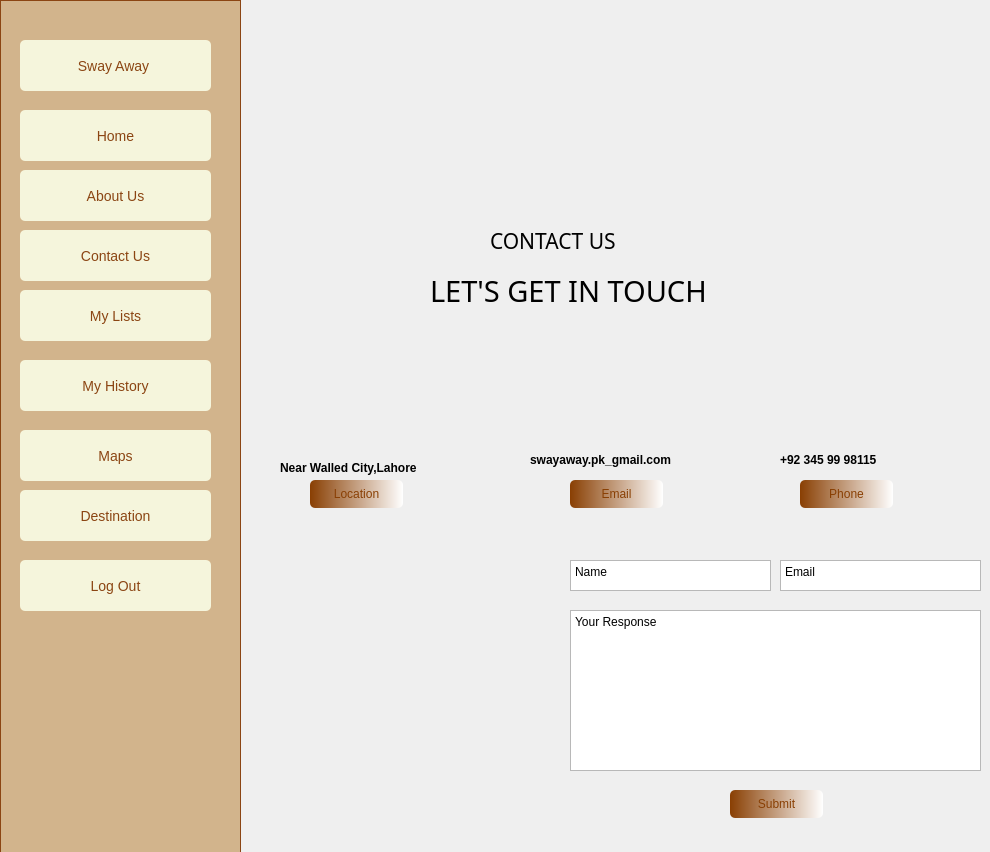
<?xml version="1.0" encoding="UTF-8"?>
<ui version="4.0">
 <class>Form</class>
 <widget class="QWidget" name="Form">
  <property name="geometry">
   <rect>
    <x>0</x>
    <y>0</y>
    <width>990</width>
    <height>852</height>
   </rect>
  </property>
  <property name="windowTitle">
   <string>Form</string>
  </property>
  <widget class="QLabel" name="label">
   <property name="geometry">
    <rect>
     <x>-10</x>
     <y>0</y>
     <width>1011</width>
     <height>221</height>
    </rect>
   </property>
   <property name="styleSheet">
    <string notr="true">background-image: url(:/ok/Screenshot_1.png);</string>
   </property>
   <property name="text">
    <string/>
   </property>
  </widget>
  <widget class="QLabel" name="label_2">
   <property name="geometry">
    <rect>
     <x>-10</x>
     <y>220</y>
     <width>1021</width>
     <height>641</height>
    </rect>
   </property>
   <property name="styleSheet">
    <string notr="true">background-image: url(:/ok/Screenshot_2.png);</string>
   </property>
   <property name="text">
    <string/>
   </property>
  </widget>
  <widget class="QLabel" name="label_3">
   <property name="geometry">
    <rect>
     <x>490</x>
     <y>220</y>
     <width>351</width>
     <height>41</height>
    </rect>
   </property>
   <property name="font">
    <font>
     <family>Colonna MT</family>
     <pointsize>16</pointsize>
    </font>
   </property>
   <property name="text">
    <string>CONTACT US</string>
   </property>
  </widget>
  <widget class="QLabel" name="label_4">
   <property name="geometry">
    <rect>
     <x>430</x>
     <y>270</y>
     <width>491</width>
     <height>41</height>
    </rect>
   </property>
   <property name="font">
    <font>
     <family>Colonna MT</family>
     <pointsize>22</pointsize>
    </font>
   </property>
   <property name="text">
    <string>LET'S GET IN TOUCH</string>
   </property>
  </widget>
  <widget class="QLabel" name="label_5">
   <property name="geometry">
    <rect>
     <x>280</x>
     <y>330</y>
     <width>151</width>
     <height>121</height>
    </rect>
   </property>
   <property name="styleSheet">
    <string notr="true">background-image: url(:/ok/Screenshot_4.png);</string>
   </property>
   <property name="text">
    <string/>
   </property>
  </widget>
  <widget class="QLabel" name="label_6">
   <property name="geometry">
    <rect>
     <x>540</x>
     <y>330</y>
     <width>151</width>
     <height>121</height>
    </rect>
   </property>
   <property name="styleSheet">
    <string notr="true">background-image: url(:/ok/Screenshot_5.png);</string>
   </property>
   <property name="text">
    <string/>
   </property>
  </widget>
  <widget class="QLabel" name="label_7">
   <property name="geometry">
    <rect>
     <x>780</x>
     <y>330</y>
     <width>131</width>
     <height>121</height>
    </rect>
   </property>
   <property name="styleSheet">
    <string notr="true">background-image: url(:/ok/Screenshot_3.png);</string>
   </property>
   <property name="text">
    <string/>
   </property>
  </widget>
  <widget class="QPushButton" name="pushButton">
   <property name="geometry">
    <rect>
     <x>310</x>
     <y>480</y>
     <width>93</width>
     <height>28</height>
    </rect>
   </property>
   <property name="styleSheet">
    <string notr="true">QPushButton#pushButton{
 background-color: qlineargradient(spread:pad, x1:0, y1:0, x2:1, y2:0, stop:0 rgba(137, 63, 3, 255), stop:1 rgba(255, 255, 255, 255));
 color:rgba(137,63,3,255);
 border-radius:5px;
}
QPushButton#pushButton:hover{
 background-color: qlineargradient(spread:pad, x1:0, y1:0, x2:1, y2:0, stop:0 rgba(150, 63, 45, 255), stop:1 rgba(255, 255, 255, 255));
}
QPushButton#pushButton:pressed{
	padding-left:5px;
	padding-top:5px:
	background-color:rgba(140,120,111,255);
}</string>
   </property>
   <property name="text">
    <string>Location</string>
   </property>
  </widget>
  <widget class="QPushButton" name="pushButton_2">
   <property name="geometry">
    <rect>
     <x>570</x>
     <y>480</y>
     <width>93</width>
     <height>28</height>
    </rect>
   </property>
   <property name="styleSheet">
    <string notr="true">QPushButton#pushButton_2{
 background-color: qlineargradient(spread:pad, x1:0, y1:0, x2:1, y2:0, stop:0 rgba(137, 63, 3, 255), stop:1 rgba(255, 255, 255, 255));
 color:rgba(137,63,3,255);
 border-radius:5px;
}
QPushButton#pushButton_2:hover{
 background-color: qlineargradient(spread:pad, x1:0, y1:0, x2:1, y2:0, stop:0 rgba(150, 63, 45, 255), stop:1 rgba(255, 255, 255, 255));
}
QPushButton#pushButton_2:pressed{
	padding-left:5px;
	padding-top:5px:
	background-color:rgba(140,120,111,255);
}</string>
   </property>
   <property name="text">
    <string>Email</string>
   </property>
  </widget>
  <widget class="QPushButton" name="pushButton_3">
   <property name="geometry">
    <rect>
     <x>800</x>
     <y>480</y>
     <width>93</width>
     <height>28</height>
    </rect>
   </property>
   <property name="styleSheet">
    <string notr="true">QPushButton#pushButton_3{
 background-color: qlineargradient(spread:pad, x1:0, y1:0, x2:1, y2:0, stop:0 rgba(137, 63, 3, 255), stop:1 rgba(255, 255, 255, 255));
 color:rgba(137,63,3,255);
 border-radius:5px;
}
QPushButton#pushButton_3:hover{
 background-color: qlineargradient(spread:pad, x1:0, y1:0, x2:1, y2:0, stop:0 rgba(150, 63, 45, 255), stop:1 rgba(255, 255, 255, 255));
}
QPushButton#pushButton_3:pressed{
	padding-left:5px;
	padding-top:5px:
	background-color:rgba(140,120,111,255);
}</string>
   </property>
   <property name="text">
    <string>Phone</string>
   </property>
  </widget>
  <widget class="QLabel" name="label_8">
   <property name="geometry">
    <rect>
     <x>280</x>
     <y>460</y>
     <width>191</width>
     <height>16</height>
    </rect>
   </property>
   <property name="font">
    <font>
     <weight>75</weight>
     <bold>true</bold>
    </font>
   </property>
   <property name="text">
    <string>Near Walled City,Lahore</string>
   </property>
  </widget>
  <widget class="QLabel" name="label_9">
   <property name="geometry">
    <rect>
     <x>530</x>
     <y>450</y>
     <width>201</width>
     <height>20</height>
    </rect>
   </property>
   <property name="font">
    <font>
     <weight>75</weight>
     <bold>true</bold>
    </font>
   </property>
   <property name="text">
    <string>swayaway.pk_gmail.com</string>
   </property>
  </widget>
  <widget class="QLabel" name="label_10">
   <property name="geometry">
    <rect>
     <x>780</x>
     <y>450</y>
     <width>151</width>
     <height>20</height>
    </rect>
   </property>
   <property name="font">
    <font>
     <weight>75</weight>
     <bold>true</bold>
    </font>
   </property>
   <property name="text">
    <string>+92 345 99 98115</string>
   </property>
  </widget>
  <widget class="QLabel" name="label_11">
   <property name="geometry">
    <rect>
     <x>260</x>
     <y>550</y>
     <width>301</width>
     <height>251</height>
    </rect>
   </property>
   <property name="styleSheet">
    <string notr="true">background-image: url(:/ok/mapyy.png);</string>
   </property>
   <property name="text">
    <string/>
   </property>
  </widget>
  <widget class="QPlainTextEdit" name="plainTextEdit">
   <property name="geometry">
    <rect>
     <x>780</x>
     <y>560</y>
     <width>201</width>
     <height>31</height>
    </rect>
   </property>
   <property name="plainText">
    <string>Email</string>
   </property>
  </widget>
  <widget class="QPlainTextEdit" name="plainTextEdit_2">
   <property name="geometry">
    <rect>
     <x>570</x>
     <y>610</y>
     <width>411</width>
     <height>161</height>
    </rect>
   </property>
   <property name="plainText">
    <string>Your Response</string>
   </property>
  </widget>
  <widget class="QPlainTextEdit" name="plainTextEdit_3">
   <property name="geometry">
    <rect>
     <x>570</x>
     <y>560</y>
     <width>201</width>
     <height>31</height>
    </rect>
   </property>
   <property name="plainText">
    <string>Name</string>
   </property>
  </widget>
  <widget class="QPushButton" name="pushButton_4">
   <property name="geometry">
    <rect>
     <x>730</x>
     <y>790</y>
     <width>93</width>
     <height>28</height>
    </rect>
   </property>
   <property name="styleSheet">
    <string notr="true">QPushButton#pushButton_4{
 background-color: qlineargradient(spread:pad, x1:0, y1:0, x2:1, y2:0, stop:0 rgba(137, 63, 3, 255), stop:1 rgba(255, 255, 255, 255));
 color:rgba(137,63,3,255);
 border-radius:5px;
}
QPushButton#pushButton_4:hover{
 background-color: qlineargradient(spread:pad, x1:0, y1:0, x2:1, y2:0, stop:0 rgba(150, 63, 45, 255), stop:1 rgba(255, 255, 255, 255));
}
QPushButton#pushButton_4:pressed{
	padding-left:5px;
	padding-top:5px:
	background-color:rgba(140,120,111,255);
}</string>
   </property>
   <property name="text">
    <string>Submit</string>
   </property>
  </widget>
  <widget class="QLabel" name="label_12">
   <property name="geometry">
    <rect>
     <x>0</x>
     <y>0</y>
     <width>241</width>
     <height>871</height>
    </rect>
   </property>
   <property name="styleSheet">
    <string notr="true">QLabel {
    background-color: #D2B48C; /* Replace this hex code with the actual brown color */
    color: white; /* Optional: Adjust text color for better readability */
    border: 1px solid #8B4513; /* Optional: Add a border with a darker brown for a better effect */
    padding: 5px; /* Optional: Add some padding for a cleaner look */
    font-size: 14px; /* Optional: Adjust font size */
}
</string>
   </property>
   <property name="text">
    <string/>
   </property>
  </widget>
  <widget class="QPushButton" name="pushButton_10">
   <property name="geometry">
    <rect>
     <x>20</x>
     <y>40</y>
     <width>191</width>
     <height>51</height>
    </rect>
   </property>
   <property name="styleSheet">
    <string notr="true">QPushButton {
                    background-color: #F5F5DC;  /* Beige button background */
                    color: #8B4513;            /* Dark brown text color */
                    font-size: 14px;
                    border: none;
                    border-radius: 5px;
                    padding: 10px;
                }
                QPushButton:hover {
                    background-color: #D2B48C;  /* Lighter beige on hover */
                }
                QPushButton:pressed {
                    background-color: #C19A6B;  /* Darker beige on press */
                }</string>
   </property>
   <property name="text">
    <string>Sway Away </string>
   </property>
  </widget>
  <widget class="QPushButton" name="pushButton_11">
   <property name="geometry">
    <rect>
     <x>20</x>
     <y>110</y>
     <width>191</width>
     <height>51</height>
    </rect>
   </property>
   <property name="styleSheet">
    <string notr="true">#pushButton_11 {
    background-color: #F5F5DC;  /* Beige button background */
    color: #8B4513;            /* Dark brown text color */
    font-size: 14px;
    border: none;
    border-radius: 5px;
    padding: 10px;
}
#pushButton_11:hover {
    background-color: #D2B48C;  /* Lighter beige on hover */
}
#pushButton_11:pressed {
    background-color: #C19A6B;  /* Darker beige on press */
}
</string>
   </property>
   <property name="text">
    <string>Home</string>
   </property>
  </widget>
  <widget class="QPushButton" name="pushButton_12">
   <property name="geometry">
    <rect>
     <x>20</x>
     <y>170</y>
     <width>191</width>
     <height>51</height>
    </rect>
   </property>
   <property name="styleSheet">
    <string notr="true">#pushButton_12 {
    background-color: #F5F5DC;  /* Beige button background */
    color: #8B4513;            /* Dark brown text color */
    font-size: 14px;
    border: none;
    border-radius: 5px;
    padding: 10px;
}
#pushButton_12:hover {
    background-color: #D2B48C;  /* Lighter beige on hover */
}
#pushButton_12:pressed {
    background-color: #C19A6B;  /* Darker beige on press */
}
</string>
   </property>
   <property name="text">
    <string>About Us</string>
   </property>
  </widget>
  <widget class="QPushButton" name="pushButton_13">
   <property name="geometry">
    <rect>
     <x>20</x>
     <y>230</y>
     <width>191</width>
     <height>51</height>
    </rect>
   </property>
   <property name="styleSheet">
    <string notr="true">#pushButton_13 {
    background-color: #F5F5DC;  /* Beige button background */
    color: #8B4513;            /* Dark brown text color */
    font-size: 14px;
    border: none;
    border-radius: 5px;
    padding: 10px;
}
#pushButton_13:hover {
    background-color: #D2B48C;  /* Lighter beige on hover */
}
#pushButton_13:pressed {
    background-color: #C19A6B;  /* Darker beige on press */
}
</string>
   </property>
   <property name="text">
    <string>Contact Us</string>
   </property>
  </widget>
  <widget class="QPushButton" name="pushButton_14">
   <property name="geometry">
    <rect>
     <x>20</x>
     <y>290</y>
     <width>191</width>
     <height>51</height>
    </rect>
   </property>
   <property name="styleSheet">
    <string notr="true">#pushButton_14 {
    background-color: #F5F5DC;  /* Beige button background */
    color: #8B4513;            /* Dark brown text color */
    font-size: 14px;
    border: none;
    border-radius: 5px;
    padding: 10px;
}
#pushButton_14:hover {
    background-color: #D2B48C;  /* Lighter beige on hover */
}
#pushButton_14:pressed {
    background-color: #C19A6B;  /* Darker beige on press */
}
</string>
   </property>
   <property name="text">
    <string>My Lists</string>
   </property>
  </widget>
  <widget class="QPushButton" name="pushButton_15">
   <property name="geometry">
    <rect>
     <x>20</x>
     <y>360</y>
     <width>191</width>
     <height>51</height>
    </rect>
   </property>
   <property name="styleSheet">
    <string notr="true">#pushButton_15 {
    background-color: #F5F5DC;  /* Beige button background */
    color: #8B4513;            /* Dark brown text color */
    font-size: 14px;
    border: none;
    border-radius: 5px;
    padding: 10px;
}
#pushButton_15:hover {
    background-color: #D2B48C;  /* Lighter beige on hover */
}
#pushButton_15:pressed {
    background-color: #C19A6B;  /* Darker beige on press */
}
</string>
   </property>
   <property name="text">
    <string>My History</string>
   </property>
  </widget>
  <widget class="QPushButton" name="pushButton_16">
   <property name="geometry">
    <rect>
     <x>20</x>
     <y>430</y>
     <width>191</width>
     <height>51</height>
    </rect>
   </property>
   <property name="styleSheet">
    <string notr="true">#pushButton_16 {
    background-color: #F5F5DC;  /* Beige button background */
    color: #8B4513;            /* Dark brown text color */
    font-size: 14px;
    border: none;
    border-radius: 5px;
    padding: 10px;
}
#pushButton_16:hover {
    background-color: #D2B48C;  /* Lighter beige on hover */
}
#pushButton_16:pressed {
    background-color: #C19A6B;  /* Darker beige on press */
}
</string>
   </property>
   <property name="text">
    <string>Maps</string>
   </property>
  </widget>
  <widget class="QPushButton" name="pushButton_17">
   <property name="geometry">
    <rect>
     <x>20</x>
     <y>490</y>
     <width>191</width>
     <height>51</height>
    </rect>
   </property>
   <property name="styleSheet">
    <string notr="true">#pushButton_17{
    background-color: #F5F5DC;  /* Beige button background */
    color: #8B4513;            /* Dark brown text color */
    font-size: 14px;
    border: none;
    border-radius: 5px;
    padding: 10px;
}
#pushButton_17:hover {
    background-color: #D2B48C;  /* Lighter beige on hover */
}
#pushButton_17:pressed {
    background-color: #C19A6B;  /* Darker beige on press */
}
</string>
   </property>
   <property name="text">
    <string>Destination</string>
   </property>
  </widget>
  <widget class="QPushButton" name="pushButton_18">
   <property name="geometry">
    <rect>
     <x>20</x>
     <y>560</y>
     <width>191</width>
     <height>51</height>
    </rect>
   </property>
   <property name="styleSheet">
    <string notr="true">#pushButton_18 {
    background-color: #F5F5DC;  /* Beige button background */
    color: #8B4513;            /* Dark brown text color */
    font-size: 14px;
    border: none;
    border-radius: 5px;
    padding: 10px;
}
#pushButton_18:hover {
    background-color: #D2B48C;  /* Lighter beige on hover */
}
#pushButton_18:pressed {
    background-color: #C19A6B;  /* Darker beige on press */
}
</string>
   </property>
   <property name="text">
    <string>Log Out</string>
   </property>
  </widget>
 </widget>
 <resources>
  <include location="ok.qrc"/>
 </resources>
 <connections/>
</ui>
